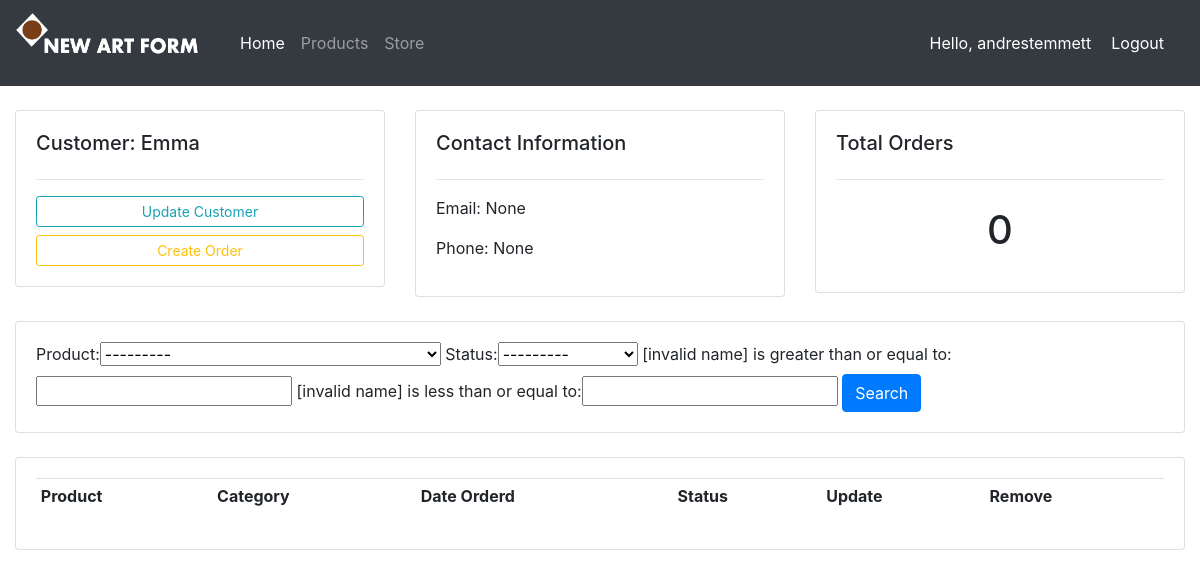
The page /customer/7/ (signed in) on the database its author committed.
### account/models.py (models this page shows, shortened)
class Customer(models.Model):
    user = models.OneToOneField(
        User, null=True, blank=True, on_delete=models.CASCADE)
    name = models.CharField(max_length=200, null=True)
    profile_picture = models.ImageField(
        default='profilePic.png', null=True, blank=True)
    phone = models.CharField(max_length=200, null=True)
    email = models.CharField(max_length=200, null=True)
    date_created = models.DateTimeField(auto_now_add=True)

### account/views.py (the view)
# urls.py: path('customer/<str:pk>/', views.customer, name='customer'),
@login_required(login_url='login')
def customer(request, pk):
    customer = Customer.objects.get(id=pk)
    orders = customer.order_set.all()
    order_count = orders.count()
    myFilter = OrderFilter(request.GET, queryset=orders)
    orders = myFilter.qs
    context = {'customer': customer,
               'orders': orders, 'order_count': order_count, 'myFilter': myFilter}
    return render(request, 'account/customer.html', context)

### account/models.py (called while the page is built)
    def __str__(self):
        return self.name

### account/templates/account/customer.html (shortened to what this page needs)
{%extends 'base.html'%}
{% block content %}
<div class="container-fluid">
    <div class="row">
        <div class="col-md">
            <div class="card card-body">
                <h5>Customer: {{customer.name}}</h5>
                <hr>
                <a class="btn btn-outline-info  btn-sm btn-block" href="#">Update Customer</a>
                <a class="btn btn-outline-warning  btn-sm btn-block" href="{% url 'createOrder' customer.id %}">Create Order</a>
            </div>
        </div>
        <div class="col-md">
            <div class="card card-body">
                <h5>Contact Information</h5>
                <hr>
                <p>Email: {{customer.email}}</p>
                <p>Phone: {{customer.phone}}</p>
            </div>
        </div>
        <div class="col-md">
            <div class="card card-body">
                <h5>Total Orders</h5>
                <hr>
                <h1 style="text-align: center;padding: 10px">{{order_count}}</h1>
            </div>
        </div>
    </div>
    <br>
    <div class="row">
        <div class="col">
            <div class="card card-body">
                <form method="get">
                    {{myFilter.form}}
                <button class="btn btn-primary" type="submit">Search</button>
              </form>
            </div>
        </div>
    </div>
    <br>
    <div class="row">
        <div class="col-md">
            <div class="card card-body">
                <table class="table table-sm">
                    <tr>
                        <th>Product</th>
                        <th>Category</th>
                        <th>Date Orderd</th>
                        <th>Status</th>
                        <th>Update</th>
                        <th>Remove</th>
                    </tr>
                </table>
            </div>
        </div>
    </div>
</div>
{% endblock%}

### templates/navbar.html (shortened to what this page needs)
{%load static%}
<nav class="navbar navbar-expand-lg navbar-dark bg-dark">
    <a class="navbar-brand" href="#">
        <img src="{%static 'media/NAF1.png'%}" width="200" height="60" class="d-inline-block align-top" alt="">
      </a>
    <div class="collapse navbar-collapse" id="navbarNavAltMarkup">
      <div class="navbar-nav">
        {% if request.user.is_staff%}
        <a class="nav-item nav-link active" href="{%url 'home' %}">Home<span class="sr-only">(current)</span></a>
        <a class="nav-item nav-link" href="{%url 'products' %}">Products</a>
        <a class="nav-item nav-link" href="#">Store</a>
        {% else %}
        <a class="nav-item nav-link" href="{% url 'account' %}">User Settings</a>
        {% endif %}
      </div>
    </div>
    <span class="log-msg">
      Hello, {{request.user}}
    </span>
    <span >
      <a class="log-msg" href="{%url 'logout' %}">Logout</a>
    </span>
  </nav>

### templates/navbar.html (style rules this page uses)
.log-msg { fontsize: 18px; color: #ffff; margin-right: 20px }

### rows shown on the page
Customer: name "Emma", email "None", phone "None"

### other values the page prints
{{ request.user }} "andrestemmett"
{{ order_count }} "0"
